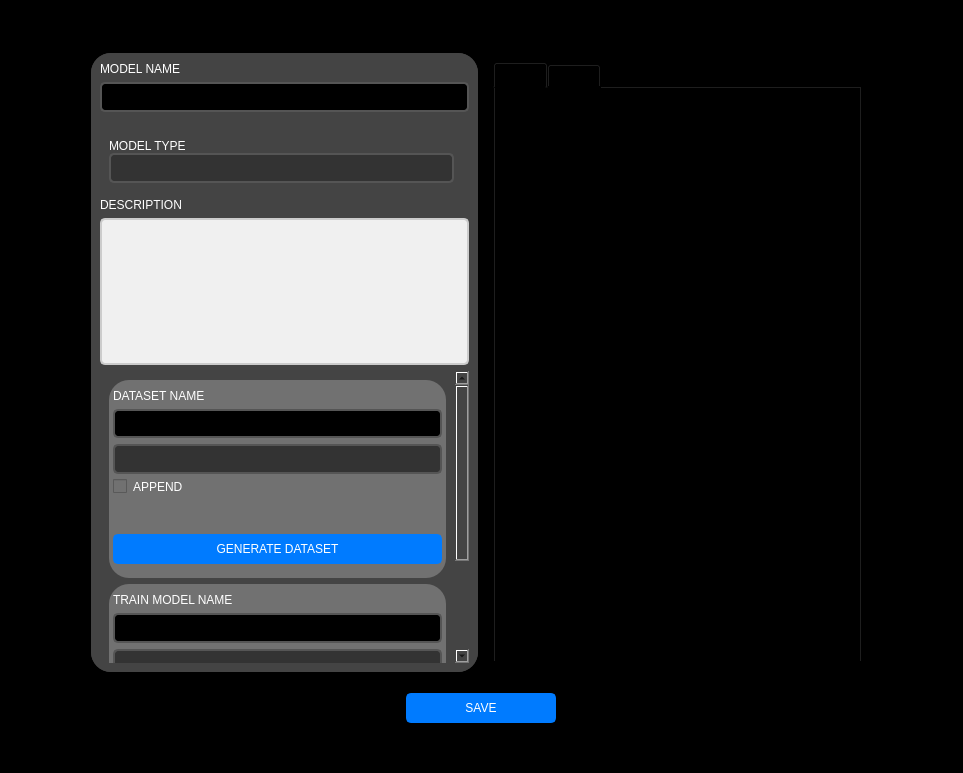
<?xml version="1.0" encoding="UTF-8"?>
<ui version="4.0">
 <class>Form</class>
 <widget class="QWidget" name="Form">
  <property name="geometry">
   <rect>
    <x>0</x>
    <y>0</y>
    <width>963</width>
    <height>773</height>
   </rect>
  </property>
  <property name="windowTitle">
   <string>Form</string>
  </property>
  <layout class="QHBoxLayout" name="horizontalLayout">
   <property name="spacing">
    <number>0</number>
   </property>
   <property name="leftMargin">
    <number>0</number>
   </property>
   <property name="topMargin">
    <number>0</number>
   </property>
   <property name="rightMargin">
    <number>0</number>
   </property>
   <property name="bottomMargin">
    <number>0</number>
   </property>
   <item>
    <widget class="QWidget" name="widget" native="true">
     <property name="styleSheet">
      <string notr="true">background-color: rgb(255, 255, 255);</string>
     </property>
     <layout class="QHBoxLayout" name="horizontalLayout_2">
      <property name="spacing">
       <number>0</number>
      </property>
      <property name="leftMargin">
       <number>0</number>
      </property>
      <property name="topMargin">
       <number>0</number>
      </property>
      <property name="rightMargin">
       <number>0</number>
      </property>
      <property name="bottomMargin">
       <number>0</number>
      </property>
      <item>
       <widget class="QWidget" name="widget_2" native="true">
        <property name="styleSheet">
         <string notr="true">background-color: rgb(0, 0, 0);</string>
        </property>
        <layout class="QVBoxLayout" name="verticalLayout">
         <property name="spacing">
          <number>11</number>
         </property>
         <property name="bottomMargin">
          <number>30</number>
         </property>
         <item>
          <widget class="QLabel" name="label">
           <property name="maximumSize">
            <size>
             <width>16777215</width>
             <height>40</height>
            </size>
           </property>
           <property name="text">
            <string>&lt;html&gt;&lt;head/&gt;&lt;body&gt;&lt;p&gt;&lt;span style=&quot; font-size:14pt;&quot;&gt;# MODEL CLASSES&lt;/span&gt;&lt;/p&gt;&lt;/body&gt;&lt;/html&gt;</string>
           </property>
          </widget>
         </item>
         <item alignment="Qt::AlignHCenter">
          <widget class="QFrame" name="frame">
           <property name="minimumSize">
            <size>
             <width>800</width>
             <height>0</height>
            </size>
           </property>
           <property name="frameShape">
            <enum>QFrame::StyledPanel</enum>
           </property>
           <property name="frameShadow">
            <enum>QFrame::Raised</enum>
           </property>
           <layout class="QHBoxLayout" name="horizontalLayout_3">
            <item>
             <widget class="QWidget" name="widget_5" native="true">
              <property name="styleSheet">
               <string notr="true">background-color: rgb(68, 68, 68);
border-radius:20px;</string>
              </property>
              <layout class="QVBoxLayout" name="verticalLayout_8">
               <property name="spacing">
                <number>0</number>
               </property>
               <property name="leftMargin">
                <number>0</number>
               </property>
               <property name="topMargin">
                <number>0</number>
               </property>
               <property name="rightMargin">
                <number>0</number>
               </property>
               <property name="bottomMargin">
                <number>0</number>
               </property>
               <item>
                <widget class="QFrame" name="frame_2">
                 <property name="maximumSize">
                  <size>
                   <width>16777215</width>
                   <height>80</height>
                  </size>
                 </property>
                 <property name="frameShape">
                  <enum>QFrame::StyledPanel</enum>
                 </property>
                 <property name="frameShadow">
                  <enum>QFrame::Raised</enum>
                 </property>
                 <layout class="QVBoxLayout" name="verticalLayout_3">
                  <item>
                   <widget class="QLabel" name="label_2">
                    <property name="text">
                     <string>&lt;html&gt;&lt;head/&gt;&lt;body&gt;&lt;p&gt;&lt;span style=&quot; color:#ffffff;&quot;&gt;MODEL NAME&lt;/span&gt;&lt;/p&gt;&lt;/body&gt;&lt;/html&gt;</string>
                    </property>
                   </widget>
                  </item>
                  <item>
                   <widget class="QComboBox" name="comboBox_3">
                    <property name="sizePolicy">
                     <sizepolicy hsizetype="Expanding" vsizetype="Fixed">
                      <horstretch>0</horstretch>
                      <verstretch>0</verstretch>
                     </sizepolicy>
                    </property>
                    <property name="styleSheet">
                     <string notr="true">QComboBox {
    background-color: #000;
    color: #fff;
    border: 2px solid #555;
    border-radius: 5px;
    padding: 5px;
}

QComboBox::drop-down {
    color: #fff;
    border-radius: 0px; /* Set border radius to 0px */
}
</string>
                    </property>
                   </widget>
                  </item>
                 </layout>
                </widget>
               </item>
               <item alignment="Qt::AlignTop">
                <widget class="QWidget" name="widget_3" native="true">
                 <layout class="QVBoxLayout" name="verticalLayout_9">
                  <item>
                   <widget class="QWidget" name="widget_11" native="true">
                    <layout class="QHBoxLayout" name="horizontalLayout_7">
                     <item>
                      <widget class="QWidget" name="widget_14" native="true">
                       <layout class="QVBoxLayout" name="verticalLayout_11">
                        <property name="spacing">
                         <number>0</number>
                        </property>
                        <property name="leftMargin">
                         <number>0</number>
                        </property>
                        <property name="topMargin">
                         <number>0</number>
                        </property>
                        <property name="rightMargin">
                         <number>0</number>
                        </property>
                        <property name="bottomMargin">
                         <number>0</number>
                        </property>
                        <item>
                         <widget class="QLabel" name="label_15">
                          <property name="text">
                           <string>&lt;html&gt;&lt;head/&gt;&lt;body&gt;&lt;p&gt;&lt;span style=&quot; color:#ffffff;&quot;&gt;MODEL TYPE&lt;/span&gt;&lt;/p&gt;&lt;/body&gt;&lt;/html&gt;</string>
                          </property>
                         </widget>
                        </item>
                        <item>
                         <widget class="QLineEdit" name="input_model_type">
                          <property name="minimumSize">
                           <size>
                            <width>0</width>
                            <height>30</height>
                           </size>
                          </property>
                          <property name="styleSheet">
                           <string notr="true">QLineEdit {
                background-color: #333;
                color: #fff;
                border: 2px solid #555;
                border-radius: 5px;
                padding: 5px;
            }</string>
                          </property>
                         </widget>
                        </item>
                       </layout>
                      </widget>
                     </item>
                     <item>
                      <widget class="QWidget" name="widget_13" native="true">
                       <layout class="QVBoxLayout" name="verticalLayout_10">
                        <property name="spacing">
                         <number>0</number>
                        </property>
                        <property name="leftMargin">
                         <number>0</number>
                        </property>
                        <property name="topMargin">
                         <number>0</number>
                        </property>
                        <property name="rightMargin">
                         <number>0</number>
                        </property>
                        <property name="bottomMargin">
                         <number>0</number>
                        </property>
                       </layout>
                      </widget>
                     </item>
                    </layout>
                   </widget>
                  </item>
                  <item>
                   <widget class="QLabel" name="label_9">
                    <property name="text">
                     <string>&lt;html&gt;&lt;head/&gt;&lt;body&gt;&lt;p&gt;&lt;span style=&quot; color:#ffffff;&quot;&gt;DESCRIPTION&lt;/span&gt;&lt;/p&gt;&lt;/body&gt;&lt;/html&gt;</string>
                    </property>
                   </widget>
                  </item>
                  <item>
                   <widget class="QTextEdit" name="textEdit">
                    <property name="styleSheet">
                     <string notr="true">QTextEdit {
            background-color: #f0f0f0;
            border: 2px solid #ccc;
            border-radius: 5px;
            font-family: Arial, sans-serif;
            font-size: 14px;
            padding: 10px;
        }
        
        QTextEdit::hover {
            background-color: #e0e0e0;
        }
        
        QTextEdit::focus {
            border-color: #4CAF50;
        }</string>
                    </property>
                   </widget>
                  </item>
                  <item>
                   <widget class="QScrollArea" name="scrollArea">
                    <property name="widgetResizable">
                     <bool>true</bool>
                    </property>
                    <widget class="QWidget" name="scrollAreaWidgetContents">
                     <property name="geometry">
                      <rect>
                       <x>0</x>
                       <y>0</y>
                       <width>352</width>
                       <height>456</height>
                      </rect>
                     </property>
                     <layout class="QVBoxLayout" name="verticalLayout_4">
                      <item>
                       <widget class="QWidget" name="widget_12" native="true">
                        <property name="styleSheet">
                         <string notr="true">background-color: rgb(113, 113, 113);</string>
                        </property>
                        <layout class="QVBoxLayout" name="verticalLayout_7">
                         <property name="leftMargin">
                          <number>4</number>
                         </property>
                         <property name="topMargin">
                          <number>9</number>
                         </property>
                         <property name="rightMargin">
                          <number>4</number>
                         </property>
                         <property name="bottomMargin">
                          <number>9</number>
                         </property>
                         <item>
                          <widget class="QFrame" name="frame_3">
                           <property name="maximumSize">
                            <size>
                             <width>16777215</width>
                             <height>180</height>
                            </size>
                           </property>
                           <property name="frameShape">
                            <enum>QFrame::StyledPanel</enum>
                           </property>
                           <property name="frameShadow">
                            <enum>QFrame::Raised</enum>
                           </property>
                           <layout class="QVBoxLayout" name="verticalLayout_6">
                            <property name="leftMargin">
                             <number>0</number>
                            </property>
                            <property name="topMargin">
                             <number>0</number>
                            </property>
                            <property name="rightMargin">
                             <number>0</number>
                            </property>
                            <property name="bottomMargin">
                             <number>0</number>
                            </property>
                            <item>
                             <widget class="QLabel" name="label_3">
                              <property name="text">
                               <string>&lt;html&gt;&lt;head/&gt;&lt;body&gt;&lt;p&gt;&lt;span style=&quot; color:#ffffff;&quot;&gt;DATASET NAME&lt;/span&gt;&lt;/p&gt;&lt;/body&gt;&lt;/html&gt;</string>
                              </property>
                             </widget>
                            </item>
                            <item>
                             <widget class="QComboBox" name="comboBox_4">
                              <property name="sizePolicy">
                               <sizepolicy hsizetype="Expanding" vsizetype="Fixed">
                                <horstretch>0</horstretch>
                                <verstretch>0</verstretch>
                               </sizepolicy>
                              </property>
                              <property name="styleSheet">
                               <string notr="true">QComboBox {
    background-color: #000;
    color: #fff;
    border: 2px solid #555;
    border-radius: 5px;
    padding: 5px;
}

QComboBox::drop-down {
    color: #fff;
    border-radius: 0px; /* Set border radius to 0px */
}
</string>
                              </property>
                             </widget>
                            </item>
                            <item>
                             <widget class="QLineEdit" name="datasetname_input">
                              <property name="minimumSize">
                               <size>
                                <width>0</width>
                                <height>30</height>
                               </size>
                              </property>
                              <property name="styleSheet">
                               <string notr="true">QLineEdit {
                background-color: #333;
                color: #fff;
                border: 2px solid #555;
                border-radius: 5px;
                padding: 5px;
            }</string>
                              </property>
                             </widget>
                            </item>
                            <item>
                             <widget class="QCheckBox" name="opmodetg">
                              <property name="styleSheet">
                               <string notr="true">color:rgb(255, 255, 255)</string>
                              </property>
                              <property name="text">
                               <string>APPEND</string>
                              </property>
                             </widget>
                            </item>
                            <item>
                             <widget class="QLabel" name="genDataset_info">
                              <property name="text">
                               <string>&lt;html&gt;&lt;head/&gt;&lt;body&gt;&lt;p&gt;&lt;br/&gt;&lt;/p&gt;&lt;/body&gt;&lt;/html&gt;</string>
                              </property>
                             </widget>
                            </item>
                            <item>
                             <widget class="QPushButton" name="genDataset_button">
                              <property name="minimumSize">
                               <size>
                                <width>0</width>
                                <height>30</height>
                               </size>
                              </property>
                              <property name="styleSheet">
                               <string notr="true">QPushButton {
                background-color: #007bff;
                color: #fff;
                border: 2px solid #007bff;
                border-radius: 5px;
                padding: 7px 10px;
            }
            QPushButton:hover {
                background-color: #0056b3;
                border: 2px solid #0056b3;
            }</string>
                              </property>
                              <property name="text">
                               <string>GENERATE DATASET</string>
                              </property>
                             </widget>
                            </item>
                            <item>
                             <widget class="QWidget" name="widget_8" native="true">
                              <layout class="QHBoxLayout" name="horizontalLayout_6">
                               <property name="spacing">
                                <number>0</number>
                               </property>
                               <property name="leftMargin">
                                <number>0</number>
                               </property>
                               <property name="topMargin">
                                <number>0</number>
                               </property>
                               <property name="rightMargin">
                                <number>0</number>
                               </property>
                               <property name="bottomMargin">
                                <number>0</number>
                               </property>
                              </layout>
                             </widget>
                            </item>
                           </layout>
                          </widget>
                         </item>
                        </layout>
                       </widget>
                      </item>
                      <item>
                       <widget class="QWidget" name="widget_15" native="true">
                        <property name="styleSheet">
                         <string notr="true">background-color: rgb(113, 113, 113);</string>
                        </property>
                        <layout class="QVBoxLayout" name="verticalLayout_12">
                         <property name="leftMargin">
                          <number>4</number>
                         </property>
                         <property name="topMargin">
                          <number>9</number>
                         </property>
                         <property name="rightMargin">
                          <number>4</number>
                         </property>
                         <property name="bottomMargin">
                          <number>9</number>
                         </property>
                         <item>
                          <widget class="QFrame" name="frame_4">
                           <property name="maximumSize">
                            <size>
                             <width>16777215</width>
                             <height>180</height>
                            </size>
                           </property>
                           <property name="frameShape">
                            <enum>QFrame::StyledPanel</enum>
                           </property>
                           <property name="frameShadow">
                            <enum>QFrame::Raised</enum>
                           </property>
                           <layout class="QVBoxLayout" name="verticalLayout_13">
                            <property name="leftMargin">
                             <number>0</number>
                            </property>
                            <property name="topMargin">
                             <number>0</number>
                            </property>
                            <property name="rightMargin">
                             <number>0</number>
                            </property>
                            <property name="bottomMargin">
                             <number>0</number>
                            </property>
                            <item>
                             <widget class="QLabel" name="label_4">
                              <property name="text">
                               <string>&lt;html&gt;&lt;head/&gt;&lt;body&gt;&lt;p&gt;&lt;span style=&quot; color:#ffffff;&quot;&gt;TRAIN MODEL NAME&lt;/span&gt;&lt;/p&gt;&lt;/body&gt;&lt;/html&gt;</string>
                              </property>
                             </widget>
                            </item>
                            <item>
                             <widget class="QComboBox" name="comboBox_5">
                              <property name="sizePolicy">
                               <sizepolicy hsizetype="Expanding" vsizetype="Fixed">
                                <horstretch>0</horstretch>
                                <verstretch>0</verstretch>
                               </sizepolicy>
                              </property>
                              <property name="styleSheet">
                               <string notr="true">QComboBox {
    background-color: #000;
    color: #fff;
    border: 2px solid #555;
    border-radius: 5px;
    padding: 5px;
}

QComboBox::drop-down {
    color: #fff;
    border-radius: 0px; /* Set border radius to 0px */
}
</string>
                              </property>
                             </widget>
                            </item>
                            <item>
                             <widget class="QLineEdit" name="trainmodelName">
                              <property name="minimumSize">
                               <size>
                                <width>0</width>
                                <height>30</height>
                               </size>
                              </property>
                              <property name="styleSheet">
                               <string notr="true">QLineEdit {
                background-color: #333;
                color: #fff;
                border: 2px solid #555;
                border-radius: 5px;
                padding: 5px;
            }</string>
                              </property>
                             </widget>
                            </item>
                            <item>
                             <widget class="QWidget" name="widget_16" native="true">
                              <layout class="QHBoxLayout" name="horizontalLayout_8">
                               <property name="spacing">
                                <number>0</number>
                               </property>
                               <property name="leftMargin">
                                <number>0</number>
                               </property>
                               <property name="topMargin">
                                <number>0</number>
                               </property>
                               <property name="rightMargin">
                                <number>0</number>
                               </property>
                               <property name="bottomMargin">
                                <number>0</number>
                               </property>
                               <item>
                                <widget class="QWidget" name="widget_17" native="true">
                                 <layout class="QVBoxLayout" name="verticalLayout_14">
                                  <item>
                                   <widget class="QLabel" name="label_12">
                                    <property name="text">
                                     <string>&lt;html&gt;&lt;head/&gt;&lt;body&gt;&lt;p&gt;&lt;span style=&quot; color:#ffffff;&quot;&gt;EPOCHS&lt;/span&gt;&lt;/p&gt;&lt;/body&gt;&lt;/html&gt;</string>
                                    </property>
                                   </widget>
                                  </item>
                                  <item>
                                   <widget class="QLineEdit" name="input_epoch">
                                    <property name="minimumSize">
                                     <size>
                                      <width>0</width>
                                      <height>30</height>
                                     </size>
                                    </property>
                                    <property name="styleSheet">
                                     <string notr="true">QLineEdit {
                background-color: #333;
                color: #fff;
                border: 2px solid #555;
                border-radius: 5px;
                padding: 5px;
            }</string>
                                    </property>
                                   </widget>
                                  </item>
                                 </layout>
                                </widget>
                               </item>
                               <item>
                                <widget class="QWidget" name="widget_18" native="true">
                                 <layout class="QVBoxLayout" name="verticalLayout_15">
                                  <item>
                                   <widget class="QLabel" name="label_13">
                                    <property name="text">
                                     <string>&lt;html&gt;&lt;head/&gt;&lt;body&gt;&lt;p&gt;&lt;span style=&quot; color:#ffffff;&quot;&gt;SPLIT RATE&lt;/span&gt;&lt;/p&gt;&lt;/body&gt;&lt;/html&gt;</string>
                                    </property>
                                   </widget>
                                  </item>
                                  <item>
                                   <widget class="QLineEdit" name="input_split">
                                    <property name="minimumSize">
                                     <size>
                                      <width>0</width>
                                      <height>30</height>
                                     </size>
                                    </property>
                                    <property name="styleSheet">
                                     <string notr="true">QLineEdit {
                background-color: #333;
                color: #fff;
                border: 2px solid #555;
                border-radius: 5px;
                padding: 5px;
            }</string>
                                    </property>
                                   </widget>
                                  </item>
                                 </layout>
                                </widget>
                               </item>
                              </layout>
                             </widget>
                            </item>
                           </layout>
                          </widget>
                         </item>
                         <item>
                          <widget class="QPushButton" name="save_button">
                           <property name="minimumSize">
                            <size>
                             <width>0</width>
                             <height>30</height>
                            </size>
                           </property>
                           <property name="styleSheet">
                            <string notr="true">QPushButton {
                background-color: #007bff;
                color: #fff;
                border: 2px solid #007bff;
                border-radius: 5px;
                padding: 7px 10px;
            }
            QPushButton:hover {
                background-color: #0056b3;
                border: 2px solid #0056b3;
            }</string>
                           </property>
                           <property name="text">
                            <string>TRAIN</string>
                           </property>
                          </widget>
                         </item>
                        </layout>
                       </widget>
                      </item>
                     </layout>
                    </widget>
                   </widget>
                  </item>
                 </layout>
                </widget>
               </item>
              </layout>
             </widget>
            </item>
            <item>
             <widget class="QWidget" name="widget_4" native="true">
              <layout class="QVBoxLayout" name="verticalLayout_2">
               <item>
                <widget class="QTabWidget" name="tabWidget">
                 <property name="currentIndex">
                  <number>0</number>
                 </property>
                 <widget class="QWidget" name="tab">
                  <attribute name="title">
                   <string>Tab 1</string>
                  </attribute>
                 </widget>
                 <widget class="QWidget" name="tab_2">
                  <attribute name="title">
                   <string>Tab 2</string>
                  </attribute>
                 </widget>
                </widget>
               </item>
              </layout>
             </widget>
            </item>
           </layout>
          </widget>
         </item>
         <item alignment="Qt::AlignHCenter">
          <widget class="QWidget" name="widget_6" native="true">
           <layout class="QHBoxLayout" name="horizontalLayout_4">
            <property name="spacing">
             <number>9</number>
            </property>
            <property name="leftMargin">
             <number>0</number>
            </property>
            <property name="topMargin">
             <number>0</number>
            </property>
            <property name="rightMargin">
             <number>0</number>
            </property>
            <property name="bottomMargin">
             <number>20</number>
            </property>
            <item>
             <widget class="QPushButton" name="back_button">
              <property name="minimumSize">
               <size>
                <width>150</width>
                <height>30</height>
               </size>
              </property>
              <property name="maximumSize">
               <size>
                <width>150</width>
                <height>16777215</height>
               </size>
              </property>
              <property name="styleSheet">
               <string notr="true">QPushButton {
                background-color: #007bff;
                color: #fff;
                border: 2px solid #007bff;
                border-radius: 5px;
                padding: 7px 10px;
            }
            QPushButton:hover {
                background-color: #0056b3;
                border: 2px solid #0056b3;
            }</string>
              </property>
              <property name="text">
               <string>SAVE</string>
              </property>
             </widget>
            </item>
           </layout>
          </widget>
         </item>
        </layout>
       </widget>
      </item>
     </layout>
    </widget>
   </item>
  </layout>
 </widget>
 <resources/>
 <connections/>
</ui>
